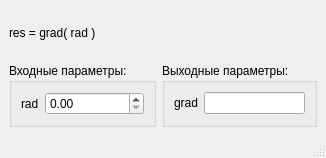
<?xml version="1.0" encoding="UTF-8"?>
<ui version="4.0">
 <class>MainWindowFuncGrad</class>
 <widget class="QMainWindow" name="MainWindowFuncGrad">
  <property name="geometry">
   <rect>
    <x>0</x>
    <y>0</y>
    <width>326</width>
    <height>158</height>
   </rect>
  </property>
  <property name="sizePolicy">
   <sizepolicy hsizetype="Minimum" vsizetype="Minimum">
    <horstretch>0</horstretch>
    <verstretch>0</verstretch>
   </sizepolicy>
  </property>
  <property name="maximumSize">
   <size>
    <width>400</width>
    <height>200</height>
   </size>
  </property>
  <property name="windowTitle">
   <string>MainWindow</string>
  </property>
  <widget class="QWidget" name="centralwidget">
   <layout class="QGridLayout" name="gridLayout">
    <item row="0" column="0">
     <widget class="QLabel" name="label_3">
      <property name="text">
       <string>res = grad( rad )</string>
      </property>
     </widget>
    </item>
    <item row="1" column="0">
     <widget class="QGroupBox" name="groupBox">
      <property name="title">
       <string>Входные параметры:</string>
      </property>
      <layout class="QFormLayout" name="formLayout">
       <item row="0" column="0">
        <widget class="QLabel" name="label">
         <property name="text">
          <string>rad</string>
         </property>
        </widget>
       </item>
       <item row="0" column="1">
        <widget class="QDoubleSpinBox" name="doubleSpinBox_inFuncGrad_rad"/>
       </item>
      </layout>
     </widget>
    </item>
    <item row="1" column="1">
     <widget class="QGroupBox" name="groupBox_2">
      <property name="title">
       <string>Выходные параметры:</string>
      </property>
      <layout class="QFormLayout" name="formLayout_2">
       <item row="0" column="0">
        <widget class="QLabel" name="label_2">
         <property name="text">
          <string>grad</string>
         </property>
        </widget>
       </item>
       <item row="0" column="1">
        <widget class="QLineEdit" name="lineEdit_outFuncGrad_res"/>
       </item>
      </layout>
     </widget>
    </item>
   </layout>
  </widget>
  <widget class="QMenuBar" name="menubar">
   <property name="geometry">
    <rect>
     <x>0</x>
     <y>0</y>
     <width>326</width>
     <height>26</height>
    </rect>
   </property>
  </widget>
  <widget class="QStatusBar" name="statusbar"/>
 </widget>
 <resources/>
 <connections/>
</ui>
